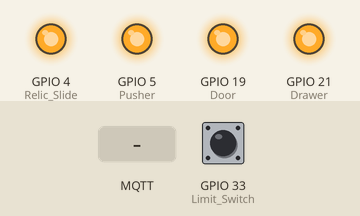
The sketch below on a simulated ESP32. Shown: output pins drawn as LEDs (lit = HIGH). The inputs (shaded band) are chosen by the test bench; at power-on: GPIO 33 (Limit_Switch) HIGH. WiFi joins after 1.5 s; servers stay silent unless stated; no MQTT or app messages arrive unless stated; what the sketch prints to the serial monitor is not drawn.

Above: at 2.7 s.
2.8 s: MQTT message "opendoor" arrives on the first subscribed topic
At 3.8 s:
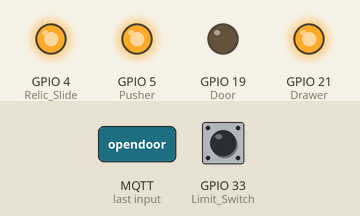
4.3 s: MQTT message "opendrawer" arrives on the first subscribed topic
At 5.1 s:
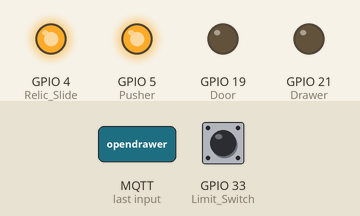
5.8 s: GPIO 33 (Limit_Switch) pulled LOW for 0.15 s
At 7.5 s:
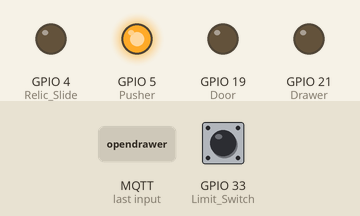
7.8 s: MQTT message "closedoor" arrives on the first subscribed topic
At 8.9 s:
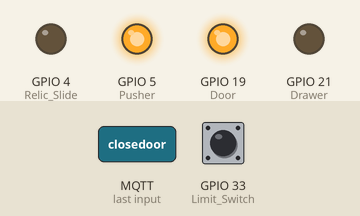
9.3 s: MQTT message "closedrawer" arrives on the first subscribed topic
At 10.0 s:
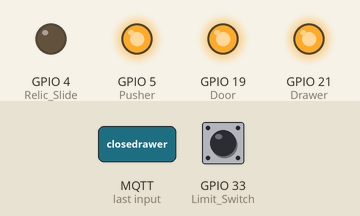
10.8 s: MQTT message "pushrelic" arrives on the first subscribed topic
At 11.2 s:
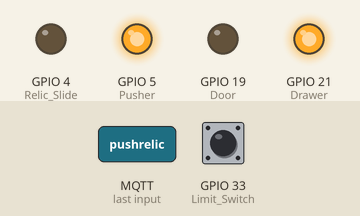
Timing chart, 0 to 13.3 s (numbered marks = the images above; inputs shaded):
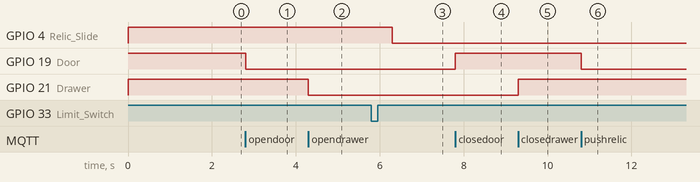

The sketch:

tombexit.ino
```cpp
#include <PubSubClient.h>
#include <WiFi.h>

#ifndef STASSID
#define STASSID "Control booth"
#define STAPSK  "MontyLives"
#endif

const char* ssid     = STASSID;
const char* password = STAPSK;
const char* mqtt_server = "192.168.86.101";

#define mqtt_port 1883
#define MQTT_USER ""
#define MQTT_PASSWORD ""
#define MQTT_SERIAL_PUBLISH_CH "/icircuit/ESP32/serialdata/tx"
#define MQTT_SERIAL_RECEIVER_CH "/icircuit/ESP32/serialdata/rx"

#define Door 19 //pin numbers to use for controlling relays
#define Drawer 21
#define Pusher 5
#define Relic_Slide 4

#define Limit_Switch 33


WiFiClient wifiClient;

PubSubClient client(wifiClient);

void setup_wifi() {
  Serial.println();
  Serial.println();
  Serial.print("Connecting to ");
  Serial.println(ssid);

  /* Explicitly set the ESP8266 to be a WiFi-client, otherwise, it by default,
     would try to act as both a client and an access-point and could cause
     network-issues with your other WiFi-devices on your WiFi-network. */
  WiFi.mode(WIFI_STA);
  WiFi.begin(ssid, password);

  while (WiFi.status() != WL_CONNECTED) {
    delay(500);
    Serial.print(".");
  }

  Serial.println("");
  Serial.println("WiFi connected");
  Serial.println("IP address: ");
  Serial.println(WiFi.localIP());
}

void reconnect() {
  // Loop until we're reconnected
  while (!client.connected()) {
    Serial.print("Attempting MQTT connection...");
    // Create a random client ID
    String clientId = "ESP32-Tomb-Exit";
    // Attempt to connect
    if (client.connect(clientId.c_str(), MQTT_USER, MQTT_PASSWORD)) {
      Serial.println("connected");
      //Once connected, publish an announcement...
      client.publish("/Egypt/Tomb/", "Tomb Exit Online");
      // ... and resubscribe
      client.subscribe("/Egypt/Tomb/Exit/");
    } else {
      Serial.print("failed, rc=");
      Serial.print(client.state());
      Serial.println(" try again in 5 seconds");
      // Wait 5 seconds before retrying
      delay(5000);
    }
  }
}

void callback(char* topic, byte *payload, unsigned int length) {
  payload[length] = '\0';
  String message = (char*)payload;
  Serial.println("-------new message from broker-----");
  Serial.print("channel:");
  Serial.println(topic);
  Serial.print("data:");
  Serial.write(payload, length);
  Serial.println();
  if (message == "opendoor") {
    digitalWrite(Door, LOW);

    client.publish("/Egypt/Tomb/", "Exit Opened");
  }
  else if (message == "closedoor") {
    digitalWrite(Door, HIGH);

    client.publish("/Egypt/Tomb/", "Exit Closed");
  }
  else if (message == "opendrawer") {
    digitalWrite(Drawer, LOW);
    Serial.println("Drawer opened");
    client.publish("/Egypt/Tomb/", "Drawer opened");
  }
  else if (message == "closedrawer") {
    digitalWrite(Drawer, HIGH);

    client.publish("/Egypt/Tomb/", "Drawer closed");
  }
  else if (message == "pushrelic") {
    digitalWrite(Door, LOW);

    client.publish("/Egypt/Tomb/", "Retrival pusher actuated");
  }
  else if (message == "retractrelic") {
    digitalWrite(Door, HIGH);

    client.publish("/Egypt/Tomb/", "Retrival pusher retracted");
  }
  else if (message == "pushslide") {
    digitalWrite(Relic_Slide, LOW);

    client.publish("/Egypt/Tomb/", "Relic slide closed");
  }
  else if (message == "pullslide") {
    digitalWrite(Relic_Slide, HIGH);

    client.publish("/Egypt/Tomb/", "Relic slide opened");
  }
}

void setup() {
  Serial.begin(115200);
  pinMode(Door, OUTPUT);
  pinMode(Drawer, OUTPUT);
  pinMode(Relic_Slide, OUTPUT);
  pinMode(Pusher, OUTPUT);
  pinMode(Limit_Switch, INPUT_PULLUP);

  digitalWrite(Door, HIGH);
  digitalWrite(Drawer, HIGH);
  digitalWrite(Relic_Slide, HIGH);
  digitalWrite(Pusher, HIGH);
  Serial.setTimeout(500);// Set time out for
  setup_wifi();
  client.setServer(mqtt_server, mqtt_port);
  client.setCallback(callback);
  reconnect();
}

void checkConnection() {
  if (!client.connected()) {
    Serial.println("Lost connection");
    reconnect();
  }
}

void wait(uint16_t msWait)
{
  uint32_t start = millis();

  while ((millis() - start) < msWait)
  {
    client.loop();
    checkConnection();
  }
}

void loop() {
  if (digitalRead(Limit_Switch) == LOW) {
    wait(500);
    digitalWrite(Relic_Slide, LOW);
  }
  checkConnection();
  client.loop();
}
```

Measured:
- after the input at 2.8 s, GPIO 19 (Door): HIGH → LOW at once
- after the input at 4.3 s, GPIO 21 (Drawer): HIGH → LOW at once
- after the input at 5.8 s, GPIO 4 (Relic_Slide): HIGH → LOW after 0.50 s
- after the input at 7.8 s, GPIO 19 (Door): LOW → HIGH at once
- after the input at 9.3 s, GPIO 21 (Drawer): LOW → HIGH at once
- after the input at 10.8 s, GPIO 19 (Door): HIGH → LOW at once
